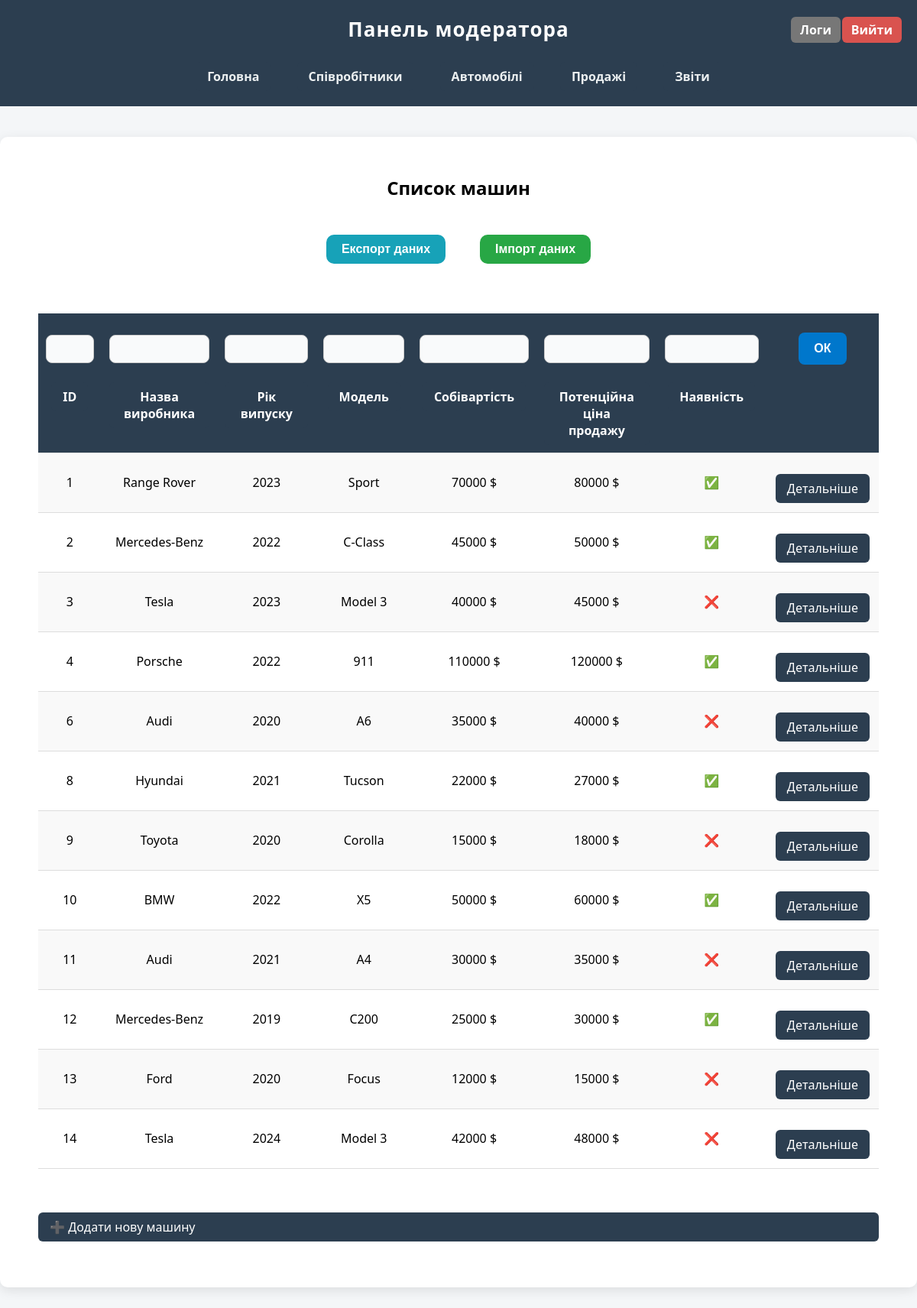
The app's page /moderator/cars/ (signed in) with its own data.
### main/models.py (models this page shows, shortened)
class Car(models.Model):
    producer_name = models.CharField(max_length=100)
    year_production = models.IntegerField()
    model = models.CharField(max_length=100)
    cost = models.IntegerField()
    potential_selling_price = models.IntegerField()
    is_available = models.BooleanField(default=True)

### moderator/views.py (the view)
# urls.py: path('cars/', views.show_cars_list, name='cars_list'),
@moderator_required
def show_cars_list(request):
    return show_objects_list(request, Car,
                             ['id','producer_name', 'year_production', 'model', 'cost', 'potential_selling_price', 'is_available'],
                             'moderator/cars/cars_list.html',
                             'all_cars')

### moderator/views.py (called while the page is built)
@moderator_required
def show_objects_list(request, model_name, fields, template_name, objects_name):
    logger.info(f'Модератор переглянув список об’єктів: {model_name}.')
    all_objects = model_name.objects.all()
    sort_field = request.GET.get('sort', 'id')
    direction = request.GET.get('dir', 'asc')
    if request.method == 'GET':
        filter_fields = fields
        filters = {}
        for f in filter_fields:
            value = request.GET.get(f'filter_{f}')
            if value:
                filters[f] = value
        all_objects = all_objects.filter(**filters)
        if direction == 'desc':
            all_objects = all_objects.order_by(f'-{sort_field}')
        else:
            all_objects = all_objects.order_by(sort_field)
    return render(request, template_name, {objects_name : all_objects, 'sort_field' : sort_field, 'direction' : direction})

### moderator/templates/moderator/cars/cars_list.html (shortened to what this page needs)
{% extends 'layout_m.html' %}
{% block content %}
    <h2 style="text-align: center; margin-bottom: 30px;">Список машин</h2>
<div class="button-row">
    <form action="{% url 'export_cars' %}" method="post">
        <button type="submit"  class="btn export">Експорт даних</button>
    </form>
        <form action="{% url 'import_cars' %}" method="post">
        <button type="submit" class="btn import">Імпорт даних</button>
    </form>
</div>
    <form method="get">
        <table class="filter-table">
            <tr>
                <th>
                    <input name="filter_id" type="number">
                    <a href="?sort=id&dir={% if sort_field == 'id' and direction == 'asc' %}desc{% else %}asc{% endif %}">ID</a>
                </th>
                <th>
                    <input name="filter_producer_name" type="text">
                    <a href="?sort=producer_name&dir={% if sort_field == 'producer_name' and direction == 'asc' %}desc{% else %}asc{% endif %}">Назва виробника</a>
                </th>
                <th>
                    <input name="filter_year_production" type="number">
                    <a href="?sort=year_production&dir={% if sort_field == 'year_production' and direction == 'asc' %}desc{% else %}asc{% endif %}">Рік випуску</a>
                </th>
                <th>
                    <input name="filter_model" type="text">
                    <a href="?sort=model&dir={% if sort_field == 'model' and direction == 'asc' %}desc{% else %}asc{% endif %}">Модель</a>
                </th>
                <th>
                    <input name="filter_cost" type="number">
                    <a href="?sort=cost&dir={% if sort_field == 'cost' and direction == 'asc' %}desc{% else %}asc{% endif %}">Собівартість</a>
                </th>
                <th>
                    <input name="filter_potential_selling_price" type="number">
                    <a href="?sort=potential_selling_price&dir={% if sort_field == 'potential_selling_price' and direction == 'asc' %}desc{% else %}asc{% endif %}">Потенційна ціна продажу</a>
                </th>
                <th>
                    <input name="filter_is_available" type="boolean">
                    <a href="?sort=is_available&dir={% if sort_field == 'is_available' and direction == 'asc' %}desc{% else %}asc{% endif %}">Наявність</a>
                </th>
                <th><button type="submit">ОК</button><br><br></th>
            </tr>
            {% for car in all_cars %}
            <tr>
                <td>{{ car.id }}</td>
                <td>{{ car.producer_name }}</td>
                <td>{{ car.year_production }}</td>
                <td>{{ car.model }}</td>
                <td>{{ car.cost }} $</td>
                <td>{{ car.potential_selling_price }} $</td>
                <td>{% if car.is_available %}✅{% else %}❌{% endif %}</td>
                <td><a href="{% url 'car_details' car.id%}">Детальніше</a></td>
            </tr>
            {% endfor %}
        </table>
      <br>
      <a href="{% url 'create_car' %}">➕ Додати нову машину</a>
    </form>
{% endblock %}

### moderator/static/moderator/css/style_m.css (style rules this page uses)
body { font-family: system-ui, -apple-system, BlinkMacSystemFont, 'Segoe UI', Roboto, Oxygen, Ubuntu, Cantarell, 'Open Sans', 'Helvetica Neue', sans-serif; background: #f4f6f8; margin: 0; padding: 0; }
table { width: 100%; margin: 0 auto; border-collapse: collapse; margin-top: 20px; }
th, td { padding: 12px; text-align: center; border-bottom: 1px solid #ddd; }
th { background: #2c3e50; color: white; }
tr:nth-child(even) { background: #f9f9f9; }
a, button { display: inline-block; background: #2c3e50; color: white; padding: 8px 15px; border-radius: 6px; text-decoration: none; margin-top: 15px; transition: 0.3s; }
form { display: flex; flex-direction: column; gap: 10px; }
input, select, textarea { padding: 10px; border-radius: 6px; border: 1px solid #ccc; font-size: 14px; width: 100%; box-sizing: border-box; }
button { background-color: #0077cc; color: white; padding: 12px 20px; border: none; border-radius: 8px; font-size: 16px; font-weight: bold; cursor: pointer; transition: 0.3s; }
.btn { display: inline-block; padding: 10px 20px; margin: 5px; font-weight: bold; color: white; background: #007bff; border: none; border-radius: 10px; text-decoration: none; transition: background 0.3s; }
.btn.import { background: #28a745; }
.btn.export { background: #17a2b8; }
.button-row { display: flex; justify-content: center; align-items: center; gap: 15px; margin-bottom: 20px; }
.button-row form { margin: 0; }
table th input { display: block; width: 100%; padding: 9px 12px; margin-bottom: 10px; margin-top: 18px; border: 1px solid #ccc; border-radius: 8px; background-color: #f9fafb; font-size: 15px; color: #333; transition: all 0.25s ease; box-sizing: border-box; }
table th { padding: 10px; vertical-align: top; text-align: center; font-size: 16px; position: relative; }
form { margin: 20px auto; padding: 10px; max-width: 1100px; }

### records on screen
Car: id "1", producer_name "Range Rover", year_production "2023", model "Sport", cost "70000", potential_selling_price "80000"
Car: id "2", producer_name "Mercedes-Benz", year_production "2022", model "C-Class", cost "45000", potential_selling_price "50000"
Car: id "3", producer_name "Tesla", year_production "2023", model "Model 3", cost "40000", potential_selling_price "45000"
Car: id "4", producer_name "Porsche", year_production "2022", model "911", cost "110000", potential_selling_price "120000"
Car: id "6", producer_name "Audi", year_production "2020", model "A6", cost "35000", potential_selling_price "40000"
Car: id "8", producer_name "Hyundai", year_production "2021", model "Tucson", cost "22000", potential_selling_price "27000"
Car: id "9", producer_name "Toyota", year_production "2020", model "Corolla", cost "15000", potential_selling_price "18000"
Car: id "10", producer_name "BMW", year_production "2022", model "X5", cost "50000", potential_selling_price "60000"
Car: id "11", producer_name "Audi", year_production "2021", model "A4", cost "30000", potential_selling_price "35000"
Car: id "12", producer_name "Mercedes-Benz", year_production "2019", model "C200", cost "25000", potential_selling_price "30000"
Car: id "13", producer_name "Ford", year_production "2020", model "Focus", cost "12000", potential_selling_price "15000"
Car: id "14", producer_name "Tesla", year_production "2024", model "Model 3", cost "42000", potential_selling_price "48000"
